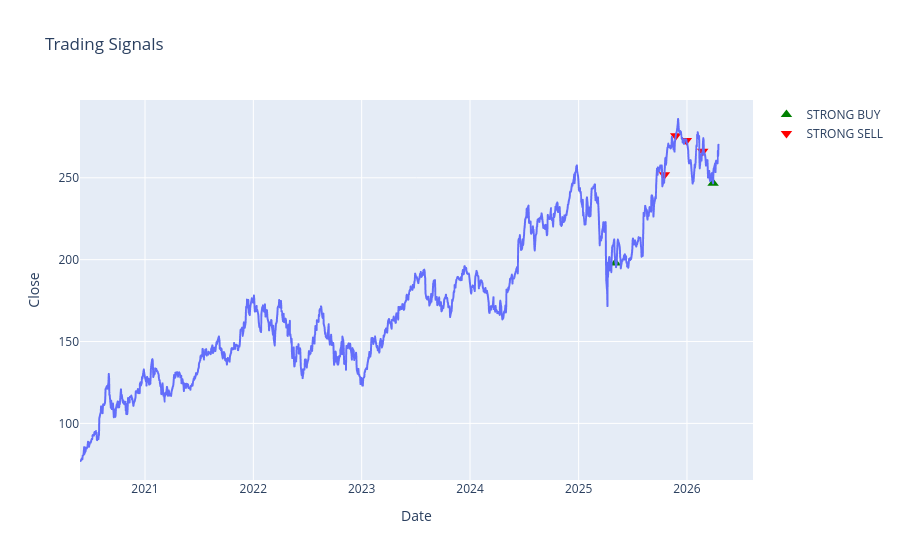

Notebook cell for this chart:
### Code cell
buy = data[data['Final_Signal'] == 'STRONG BUY']
sell = data[data['Final_Signal'] == 'STRONG SELL']

fig = px.line(data, x=data.index, y='Close', title='Trading Signals')
fig.add_scatter(x=buy.index, y=buy['Close'], mode='markers', 
                marker=dict(symbol='triangle-up', size=10, color='green'), 
                name='STRONG BUY')
fig.add_scatter(x=sell.index, y=sell['Close'], mode='markers', 
                marker=dict(symbol='triangle-down', size=10, color='red'), 
                name='STRONG SELL')
fig.show()

### Figure 1 — Plotly figure (JSON) as saved in the notebook; plotly's stock layout.template omitted (floating-point values rounded to 4 significant figures; data arrays with more than 128 entries replaced by an {"elided": "..."} marker saying what was removed)
{"data": [{"hovertemplate": "Date=%{x}<br>Close=%{y}<extra></extra>", "legendgroup": "", "line": {"color": "#636efa", "dash": "solid"}, "marker": {"symbol": "circle"}, "mode": "lines", "name": "", "showlegend": false, "type": "scattergl", "x": {"elided": "1481 str values"}, "xaxis": "x", "y": {"elided": "1481 float values"}, "yaxis": "y"}, {"marker": {"color": "green", "size": 10, "symbol": "triangle-up"}, "mode": "markers", "name": "STRONG BUY", "type": "scatter", "x": ["2025-05-05T00:00:00", "2026-03-30T00:00:00"], "y": [198.0, 246.6]}, {"marker": {"color": "red", "size": 10, "symbol": "triangle-down"}, "mode": "markers", "name": "STRONG SELL", "type": "scatter", "x": ["2025-10-17T00:00:00", "2025-11-24T00:00:00", "2025-12-30T00:00:00", "2026-02-23T00:00:00"], "y": [251.8, 275.7, 272.8, 266.2]}], "layout": {"legend": {"tracegroupgap": 0}, "title": {"text": "Trading Signals"}, "xaxis": {"anchor": "y", "domain": [0, 1], "title": {"text": "Date"}}, "yaxis": {"anchor": "x", "domain": [0, 1], "title": {"text": "Close"}}}}
